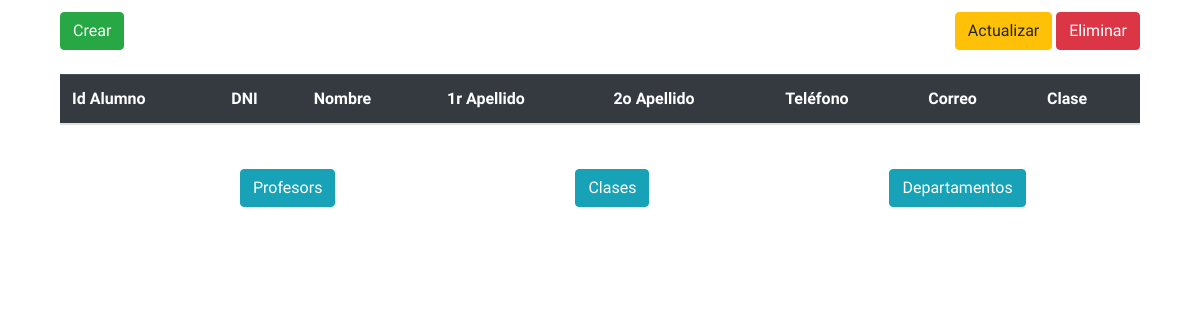
Before: /view/datos.php with the older database file.
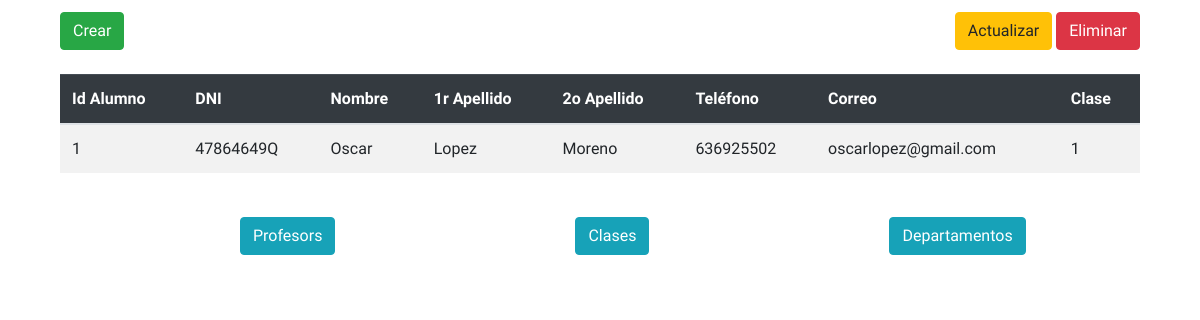
After: the same page with the newer database file.
### tables this page shows
CREATE TABLE IF NOT EXISTS tbl_alumne(
	id_alumne int(10) NOT NULL AUTO_INCREMENT,
	dni_alu varchar(9) NULL,
	nom_alu varchar(20) NOT NULL,
	cognom1_alu varchar(20) NULL,
	cognom2_alu varchar(20) NULL,
	telf_alu varchar(9) NULL,
	email_alu varchar(50) NULL,
	classe int(5) NULL,
	constraint pk_alumne PRIMARY KEY (id_alumne)
);

### view/datos.php (the view, shortened to what this page needs)
<?php
include_once '../services/conexion.php';
?>
<!DOCTYPE html>
<html lang="es">
<head>
        <link rel="stylesheet" href="https://maxcdn.bootstrapcdn.com/bootstrap/4.5.2/css/bootstrap.min.css">
    <link rel="stylesheet" href="https://use.fontawesome.com/releases/v5.6.3/css/all.css">
    <link rel="stylesheet" href="../css/stylesD.css">
</head>
<body>
<div class="boton">
    <a href="../services/crearuser.php" class="btn btn-success" role="button" aria-pressed="true">Crear</a>
    <div class="boton2">
        <a href="../services/actualizaruser.php" class="btn btn-warning" role="button" aria-pressed="true">Actualizar</a>
        <a href="../services/eliminaruser.php" class="btn btn-danger" role="button" aria-pressed="true">Eliminar</a>
    </div>
</div>
<?php
     $sql="select * from tbl_alumne";
     $result=mysqli_query($conexion,$sql);
 ?>
<div class="table">
<table class="table table-striped">
        <thead class="table-dark">
             <th>Id Alumno</th>
             <th>DNI</th>
             <th>Nombre</th>
             <th>1r Apellido</th>
             <th>2o Apellido</th>
             <th>Teléfono</th>
             <th>Correo</th>
             <th>Clase</th>
        </thead>
         <?php
             foreach ($result as $registro){
         ?>
             <tr>
                 <td><?php echo "{$registro['id_alumne']}";?></td>
                 <td><?php echo "{$registro['dni_alu']}";?></td>
                 <td><?php echo "{$registro['nom_alu']}";?></td>
                 <td><?php echo "{$registro['cognom1_alu']}";?></td>
                 <td><?php echo "{$registro['cognom2_alu']}";?></td>
                 <td><?php echo "{$registro['telf_alu']}"?></td>
                 <td><?php echo "{$registro['email_alu']}"?></td>
                 <td><?php echo "{$registro['classe']}"?></td>
             </tr>
         <?php } ?>
 </table>
</div>
<div class="nav">
    <a href="../services/actualizaruser.php" class="btn btn-info" role="button" aria-pressed="true">Profesors</a>
</div>
<div class="nav">
    <a href="../services/eliminaruser.php" class="btn btn-info" role="button" aria-pressed="true">Clases</a>
</div>
<div class="nav">
    <a href="../services/eliminaruser.php" class="btn btn-info" role="button" aria-pressed="true">Departamentos</a>
</div>
</body>
</html>

### css/stylesD.css (style rules this page uses)
* { box-sizing: border-box; font-family: 'Dosis', sans-serif; overflow-x: hidden; }
.table { padding: 1% 5%; }
.boton { padding: 1% 5%; }
.boton2 { float: right; }
.nav { padding-left: 20%; float: left; }

Changed rows visible on the page:
added tbl_alumne: id_alumne "1", dni_alu "47864649Q", nom_alu "Oscar", cognom1_alu "Lopez", cognom2_alu "Moreno", telf_alu "636925502", email_alu "oscarlopez@gmail.com", classe "1"
